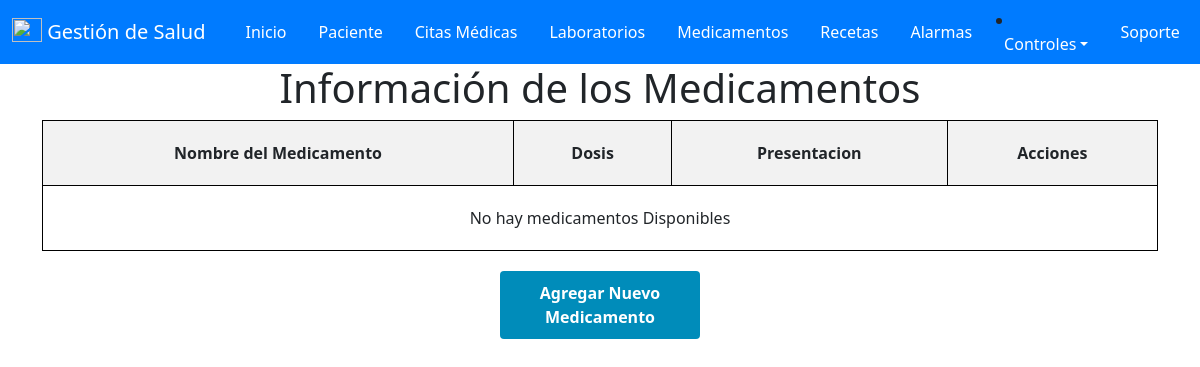
Before: /medicamentos/ (signed in) with the older database file.
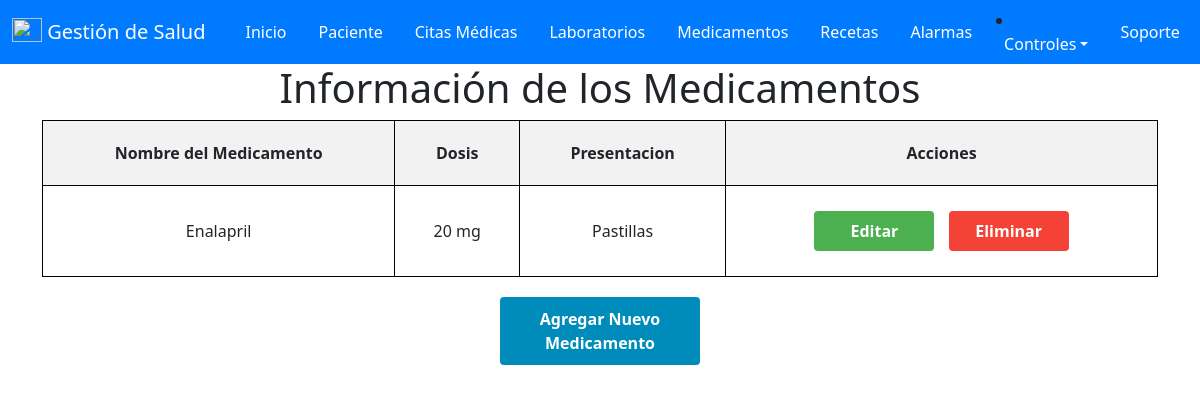
After: the same page with the newer database file.
### salud/models.py (models this page shows, shortened)
class medicamento(models.Model):
    id_Medicamento = models.AutoField(primary_key=True , verbose_name='ID_Medicamento')
    nombre_Medicamento = models.CharField(max_length=50, verbose_name='Nombre')
    dosis = models.CharField(max_length=50, verbose_name='Dosis')
    presentacion = models.CharField(max_length=50, verbose_name='Presentacion')
    id_usuario = models.ForeignKey(User, on_delete=models.CASCADE)

### salud/views.py (the view)
# urls.py: path('medicamentos/', views.medicamentos, name='medicamentos'),
@login_required(login_url='/accounts/login/')
def medicamentos(request):
    medicamentos = medicamento.objects.filter(id_usuario=request.user)
    context = {
        'medicamentos': medicamentos
    }
    return render(request, 'Programar/medicamentos.html', context)

### salud/templates/Programar/medicamentos.html (shortened to what this page needs)
{% extends "base.html" %}
{% block contenido %}
<!DOCTYPE html>
<html>
<head>
</head>
<body>
    <h1>Información de los Medicamentos</h1>
    <form method="post" action="{% url 'medicamentos' %}">
        <table>
            <thead>
                <tr>
                    <th>Nombre del Medicamento</th>
                    <th>Dosis</th>
                    <th>Presentacion</th>
                    <th>Acciones</th>
                </tr>
            </thead>
            <tbody>
                {% for medicamento in medicamentos %}
                <tr>
                    <td>{{medicamento.nombre_Medicamento}}</td>
                    <td>{{medicamento.dosis}}</td>
                    <td>{{medicamento.presentacion }}</td>
                    <td>
                        <a href= "{% url 'editar_medicamentos' medicamento.id_Medicamento %}"class="button edit-button">Editar</a>
                        <a href="" class="button delete-button" onclick="return confirm('¿Estás seguro de que deseas eliminar este Medicamento?');">Eliminar</a>
                    </td>
                </tr>
                {% empty %}
                <tr>
                    <td colspan="6">No hay medicamentos Disponibles</td>
                </tr>
                {% endfor %}
            </tbody>
        </table>
        <a href="{% url 'agregar_medicamentos' %}" class="button add-button">Agregar Nuevo Medicamento</a>
    </form>
</body>
</html>
{% endblock %}

Changed rows visible on the page:
added medicamento: nombre_Medicamento "Enalapril", dosis "20 mg", presentacion "Pastillas"
Other visible differences:
text no longer shown: "No hay medicamentos Disponibles"
